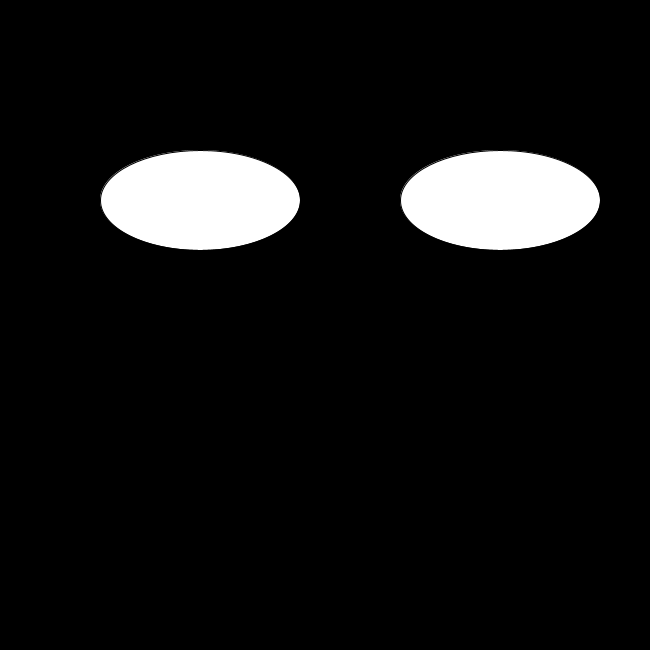
Frame 1 (no input)
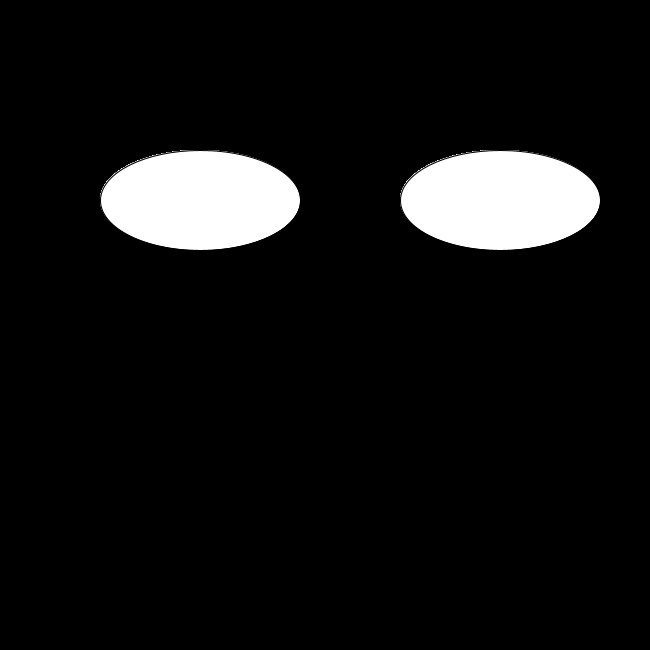
Frame 60 (the mouse pressed at the canvas centre just before this capture)
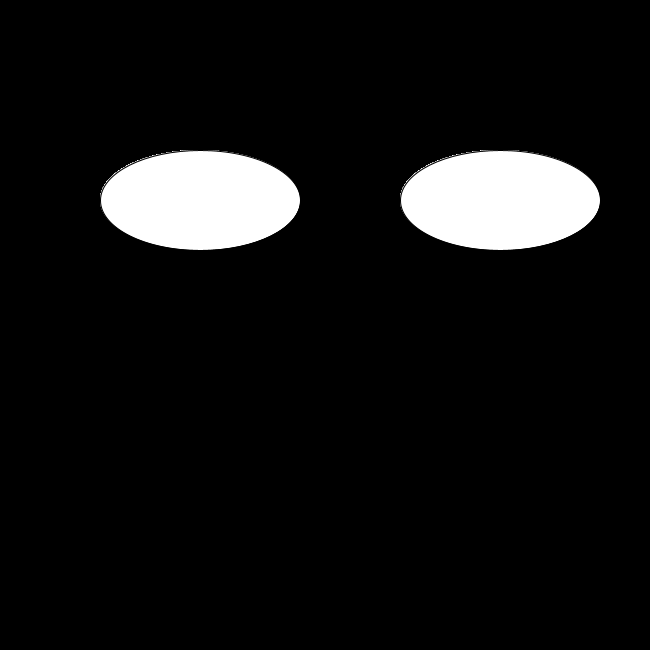
Frame 120 (the mouse held since frame 60 and released just before this capture)

The Processing sketch that drew these frames (run headless with seeded random() and noise(); from frame 60 on, the mouse is pressed at the canvas centre):

// Processing sketch: GooglyEyes
// ── GooglyEyes.pde
void setup() {
  size(650, 650);
  background(0, 0, 0);
}



void draw() {
  fill(255, 255, 255);
  ellipse(200, 200, 200, 100);
  ellipse(500, 200, 200, 100);
  fill(0, 0, 0 );
  if (mouseX>100 && mouseX<400 && mouseY>150 && mouseY<300) {

    ellipse(mouseX, mouseY, 50, 50 );
    ellipse(mouseX+300, mouseY, 50, 50 );
  }
}
